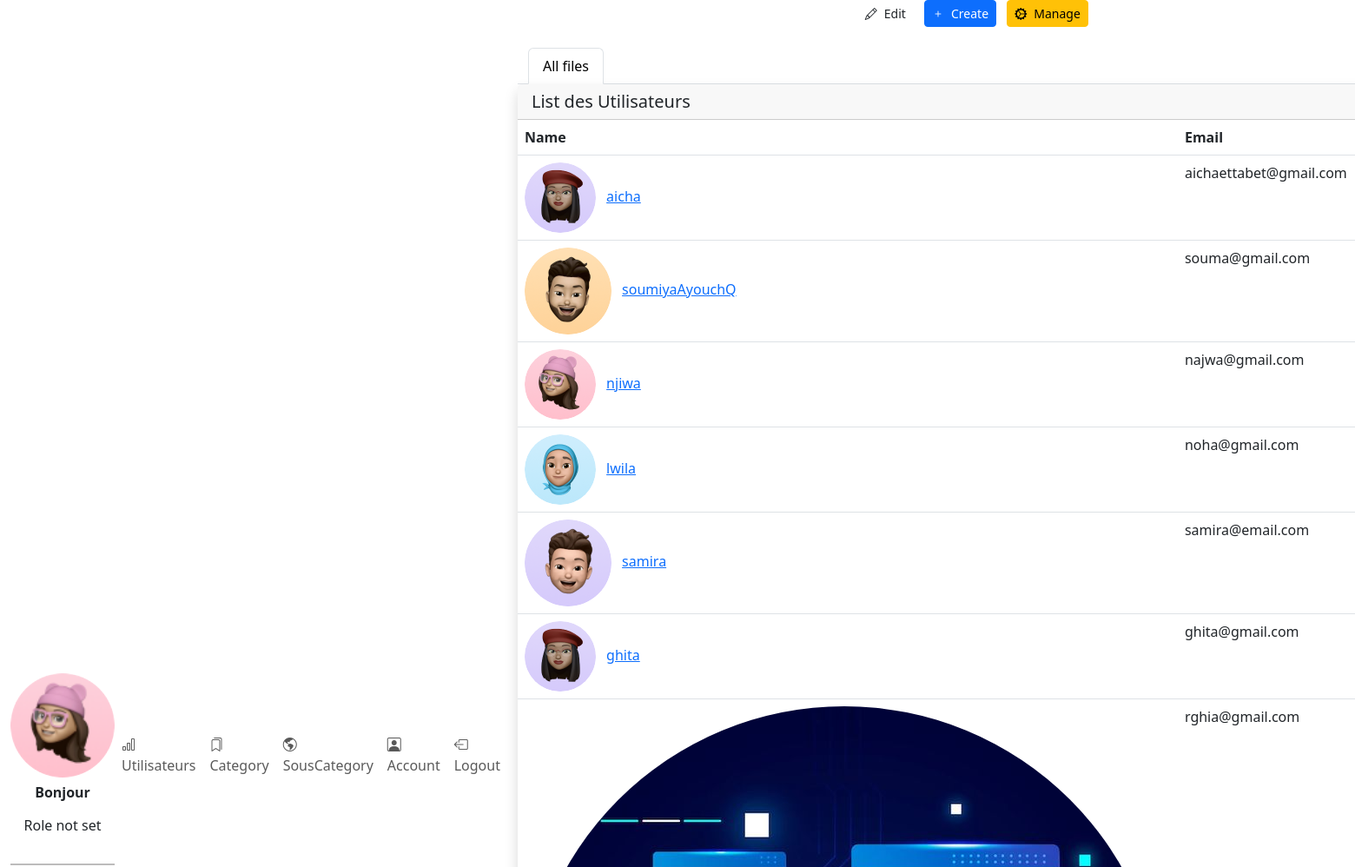
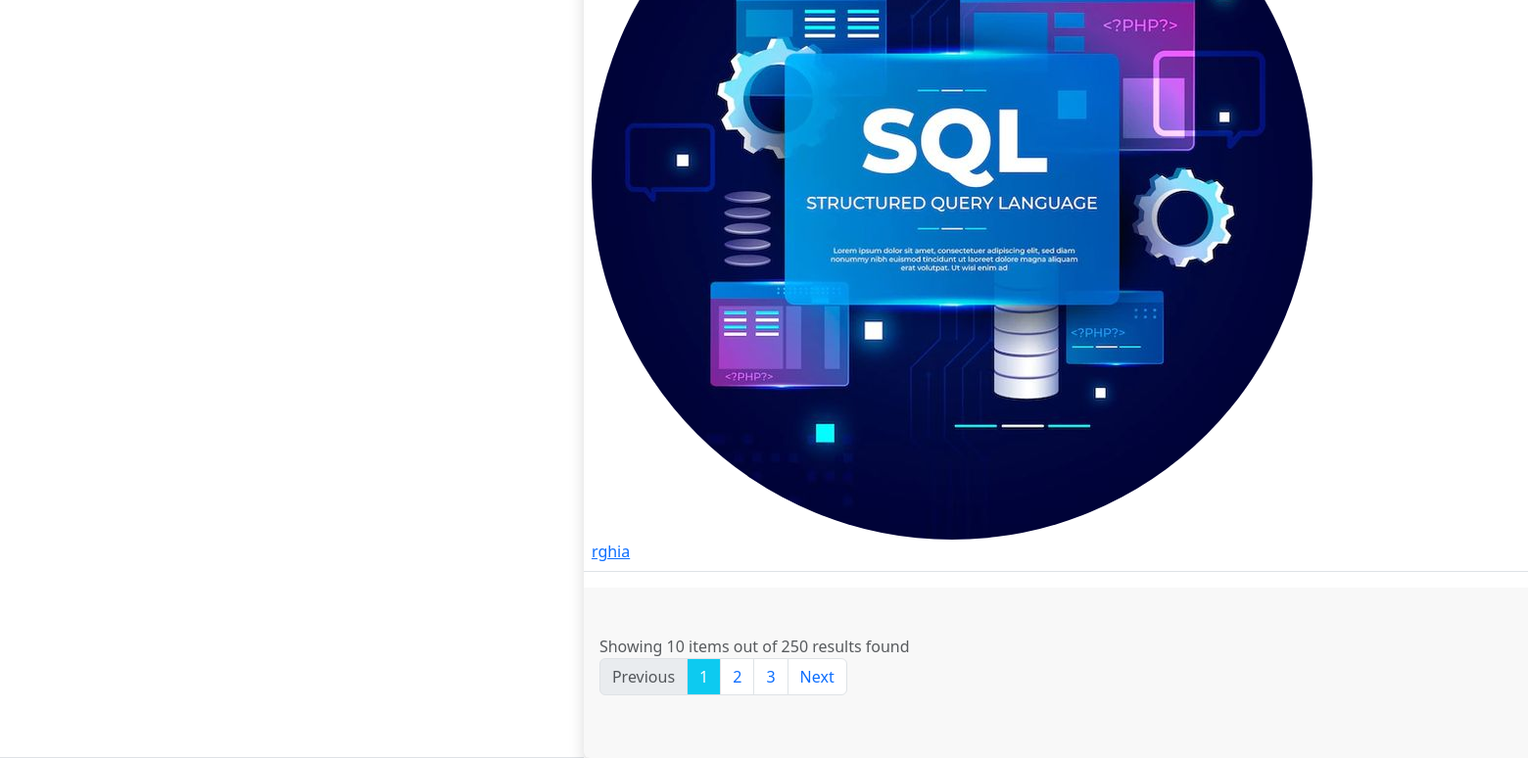
The page /pages/Users.php on the database its author committed (2 pictures, top to bottom).
### tables this page shows
CREATE TABLE `utilisateurs` (
  `UserID` int(11) NOT NULL,
  `img` varchar(255) NOT NULL,
  `NomUtilisateur` varchar(255) DEFAULT NULL,
  `Email` varchar(50) DEFAULT NULL,
  `password` varchar(50) NOT NULL,
  `Roles` varchar(123) NOT NULL
);

### pages/Users.php (the view, shortened to what this page needs)
<!DOCTYPE html>
<html lang="en">
<head>
    <link rel="stylesheet" href="https://cdn.jsdelivr.net/npm/bootstrap@5.3.0/dist/css/bootstrap.min.css">
    <link href="https://cdn.jsdelivr.net/npm/@sweetalert2/theme-dark@4/dark.css" rel="stylesheet">
    <link rel="stylesheet" href="../css/page.css">
</head>
<body>
    <?php include('./component/sidebar.php') ?>
    <div class="h-screen flex-grow-1 overflow-y-lg-auto">
        <header class="bg-surface-primary border-bottom pt-6">
            <div class="container-fluid">
                <div class="mb-npx">
                    <div class="row align-items-center">
                        <div class="col-sm-6 col-12 text-sm-end ">
                            <div class="mx-n1">
                                <a href="#" class="btn d-inline-flex btn-sm btn-neutral border-base mx-1">
                                    <span class=" pe-2">
                                        <i class="bi bi-pencil"></i>
                                    </span>
                                    <span>Edit</span>
                                </a>
                                <a href="#" class="btn d-inline-flex btn-sm btn-primary mx-1" data-bs-toggle="modal" data-bs-target="#createUserModal">
                                    <span class=" pe-2">
                                        <i class="bi bi-plus"></i>
                                    </span>
                                    <span>Create</span>
                                </a>
                                <a href="#" class="btn d-inline-flex btn-sm btn-warning mx-1">
                                    <span class=" pe-2">
                                        <i class="bi bi-gear-wide-connected"></i>
                                    </span>
                                    <span>Manage</span>
                                </a>
                            </div>
                        </div>
                    </div>
                    <ul class="nav nav-tabs mt-4 overflow-x border-0">
                        <li class="nav-item ">
                            <a href="#" class="nav-link active">All files</a>
                        </li>
                    </ul>
                </div>
            </div>
        </header>
        <div class="card shadow border-0 mb-7">
            <div class="card-header">
                <h5 class="mb-0">List des Utilisateurs</h5>
            </div>
            <div class="table-responsive">
                <table class="table table-hover table-nowrap">
                    <thead class="thead-light">
                        <tr>
                            <th scope="col">Name</th>
                            <th scope="col">Email</th>
                        </tr>
                    </thead>
                    <tbody>
                        <?php
                        include 'connexion.php';
                        $result = $con->query("SELECT * FROM utilisateurs");
                        foreach ($result as $value) :
                        ?>
                            <tr>
                                <td>
                                    <img alt="..." src="../images/<?php echo $value['img'] ?>" class="avatar avatar-sm rounded-circle me-2">
                                    <a class="text-heading font-semibold" href="#">
                                        <?php echo $value['NomUtilisateur'] ?>
                                    </a>
                                </td>
                                <td>
                                    <?php echo $value['Email'] ?>
                                </td>
                            </tr>
                        <?php endforeach; ?>
                    </tbody>
                </table>
            </div>
            <div class="card-footer border-0 py-5">
                <span class="text-muted text-sm">Showing 10 items out of 250 results found</span>
                <nav aria-label="Page navigation example">
                    <ul class="pagination">
                        <li class="page-item"><a class="page-link disabled" href="#">Previous</a></li>
                        <li class="page-item"><a class="page-link bg-info text-white" href="#">1</a></li>
                        <li class="page-item"><a class="page-link" href="#">2</a></li>
                        <li class="page-item"><a class="page-link" href="#">3</a></li>
                        <li class="page-item"><a class="page-link" href="#">Next</a></li>
                    </ul>
                </nav>
            </div>
        </div>
    </div>
</body>
</html>

### rows shown on the page
utilisateurs: img (picture), NomUtilisateur "aicha", Email "aichaettabet@gmail.com"
utilisateurs: img (picture), NomUtilisateur "soumiyaAyouchQ", Email "souma@gmail.com"
utilisateurs: img (picture), NomUtilisateur "njiwa", Email "najwa@gmail.com"
utilisateurs: img (picture), NomUtilisateur "lwila", Email "noha@gmail.com"
utilisateurs: img (picture), NomUtilisateur "samira", Email "samira@email.com"
utilisateurs: img (picture), NomUtilisateur "ghita", Email "ghita@gmail.com"
utilisateurs: img (picture), NomUtilisateur "rghia", Email "rghia@gmail.com"
